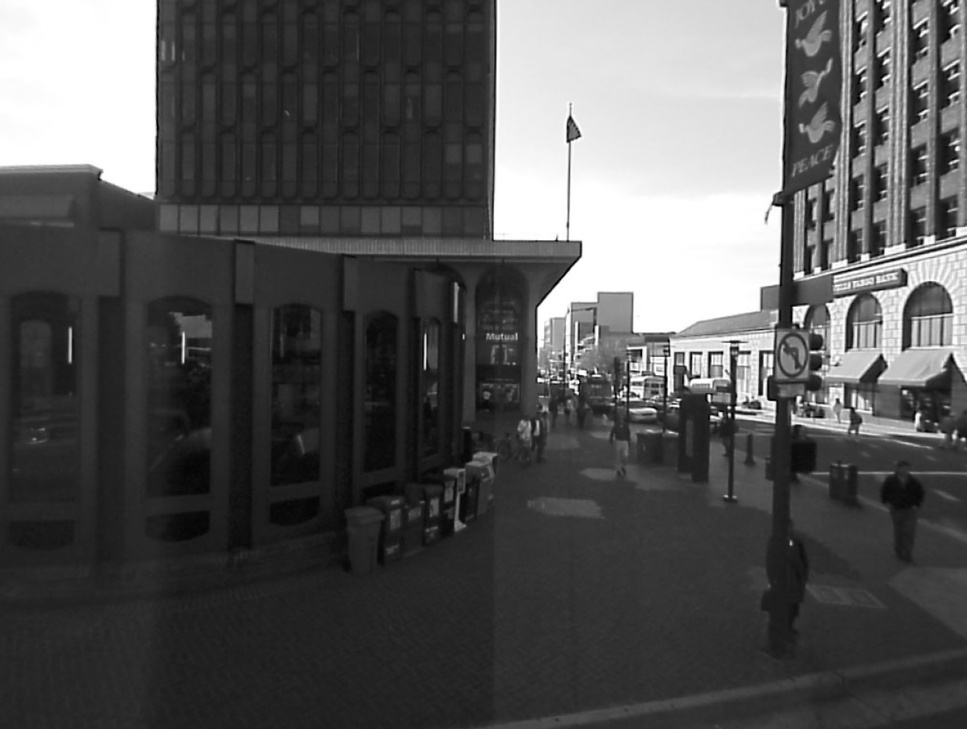
#> input picture dib1.jpg, 967 x 729 px, shrunk from 1232 x 929 before the run
$ python odev.py
#> lines starting #> are read from the running program, lines starting #| are printed output that depends on the picture; after the words box and inside, x2 and y2 are one past the last pixel; in counts of white or black regions, pixels touching at a corner belong together
import cv2
import numpy as np

resim = cv2.imread("dib1.jpg")
#> resim is the input picture: shape (729, 967, 3); min 0, max 255, mean 86.5
resim2 = cv2.imread("dib1.jpg",0)
#> resim2: shape (729, 967); min 0, max 255, mean 86.5
ret,thresh1=cv2.threshold(resim,50,150,cv2.THRESH_BINARY)
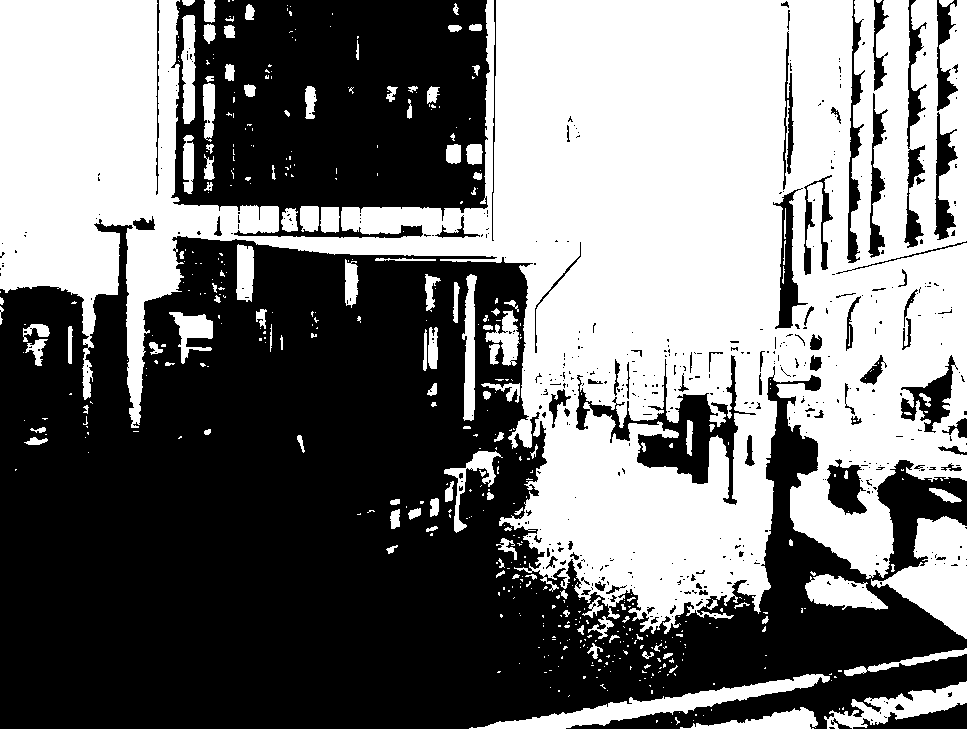
#> thresh1: shape (729, 967, 3); values 0 (black) and 150 (white), 46.7% white; 503 white regions (373 under 20 px), largest, box (x1, y1, x2, y2) and area: (0, 0, 967, 634) 292283, (871, 516, 967, 639) 5878, (469, 674, 830, 729) 4590
thresh2=cv2.adaptiveThreshold(resim2,255,cv2.ADAPTIVE_THRESH_MEAN_C,\
                                  cv2.THRESH_BINARY,9,2)
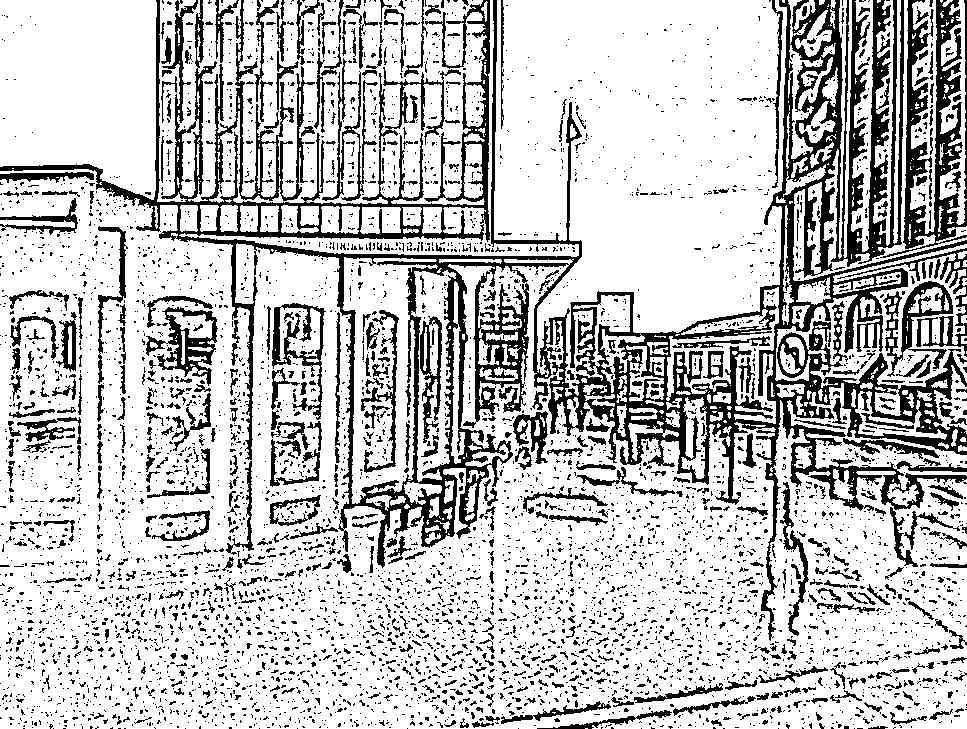
#> thresh2: shape (729, 967); 76.5% white; 5629 black regions (5070 under 20 px), largest, box (x1, y1, x2, y2) and area: (0, 0, 967, 641) 82009, (880, 0, 967, 258) 6897, (146, 307, 218, 386) 1904
kernel = np.ones((5,5),np.uint8)
gradyan=cv2.morphologyEx(resim,cv2.MORPH_GRADIENT,kernel)
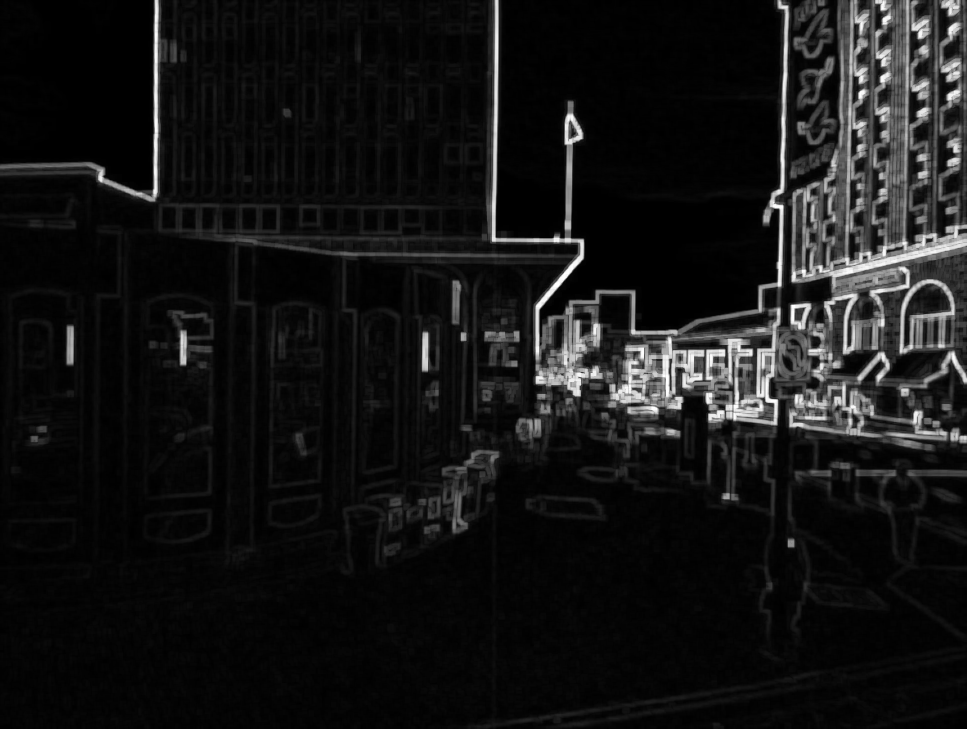
#> gradyan: shape (729, 967, 3); min 0, max 255, mean 21.2


cv2.imshow("esikli resim",thresh1)
cv2.imshow("esikli resim 2",thresh2)
cv2.imshow("Gradyan",gradyan)


def iyilestirilmis_goruntu(resim, method='CLAHE'):
    # Görüntüyü yükle
#> called with resim = 'dib1.jpg', method = 'CLAHE'
    resim = cv2.imread("dib1.jpg")
    cv2.imshow('Orijinal Goruntu', resim)


    if method == 'Histogram Eşitleme':
        # Histogram eşitleme
        gray = cv2.cvtColor(resim, cv2.COLOR_BGR2GRAY)
        equalized = cv2.equalizeHist(gray)
        iyilestirilmis_goruntu = cv2.cvtColor(equalized, cv2.COLOR_GRAY2BGR)
    elif method == 'CLAHE':
        # CLAHE uygula
        lab_image = cv2.cvtColor(resim, cv2.COLOR_BGR2LAB)
#> lab_image: shape (729, 967, 3); mean of channels 0, 1, 2 88.7, 128, 128
        lab_planes = cv2.split(lab_image)
        clahe = cv2.createCLAHE(clipLimit=2.0, tileGridSize=(8,8))
        lab_planes_list = list(lab_planes)
#> lab_planes_list = 3 items
        lab_planes_list[0] = clahe.apply(lab_planes_list[0])
        lab_image = cv2.merge(lab_planes_list)
#> lab_image: shape (729, 967, 3); mean of channels 0, 1, 2 100.8, 128, 128
        iyilestirilmis_goruntu = cv2.cvtColor(lab_image, cv2.COLOR_LAB2BGR)
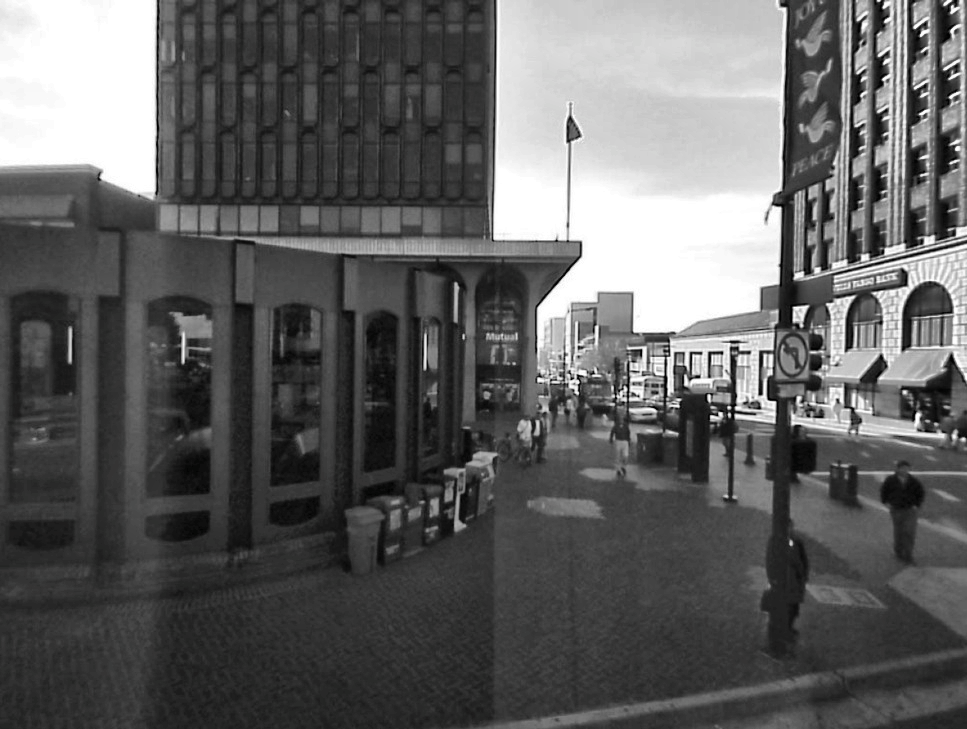
#> iyilestirilmis_goruntu: shape (729, 967, 3); mean B, G, R 97.1, 97.1, 97.1
    elif method == 'Gaussian Bulanıklığı':
        # Gaussian bulanıklığı uygula
        iyilestirilmis_goruntu = cv2.GaussianBlur(resim, (5, 5), 0)
    else:
        print("Geçersiz yöntem.")
        return None

    return iyilestirilmis_goruntu

# Görüntüyü iyileştir
iyilestirilmis_goruntu = iyilestirilmis_goruntu('dib1.jpg', method='CLAHE')

# İyileştirilmiş görüntüyü göster
cv2.imwrite('iyilestirilmis_goruntu.jpg', iyilestirilmis_goruntu)
cv2.imshow('Iyilestirilmis Goruntu', iyilestirilmis_goruntu)


cv2.waitKey(0)
cv2.destroyAllWindows()
